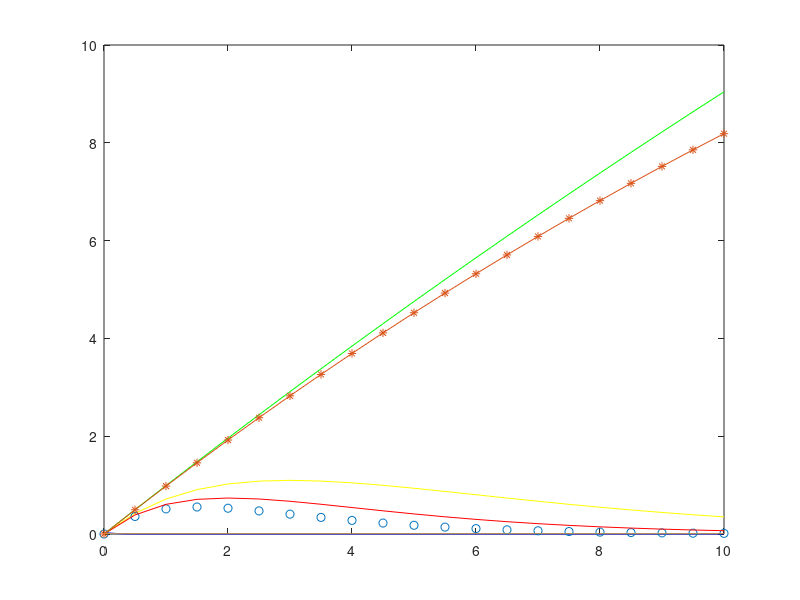

Write the MATLAB code that produced this figure.
Tg = 55; %us
M = 2; % 2 bands
Bc = 540; % chirp bandwidth: 540MHz
d = 1000; %m
c = 300; % m/us
fH = 10; % MHz
h= 12; %MHz/us
L = 200;
L0 = 15; % for UAFH
N = 450;
p0 = 0.033; % p0 for UAPC
p0_2 = 0.03; % p0 for UAFHPC
lambdaUARFDM = 1/d/2*M*Tg/(fH/h);
CUARFDMmax = lambdaUARFDM/exp(1);
lambdaUAFH5 = 1/d/2*Tg/(fH/h)/(1-(1-1/N)^5);
CUAFH5max = lambdaUAFH5/exp(1);
lambdaUAFH10 = 1/d/2*Tg/(fH/h)/(1-(1-1/N)^10);
CUAFH10max = lambdaUAFH10/exp(1);
lambdaUARFMDPC = 1/d/2*M*Tg/(fH/h)/p0;
CUARFDMPCmax = lambdaUARFMDPC/exp(1);
lambdaUAFHPC5 = 1/d/2*Tg/(fH/h)/p0_2/(1-(1-1/N)^5);
CUAFHPC5max = lambdaUAFHPC5/exp(1);
lambdaUAFHPC10 = 1/d/2*Tg/(fH/h)/p0_2/(1-(1-1/N)^10);
CUAFHPC10max = lambdaUAFHPC10/exp(1);
CUARFDM = [];
CUAFH5 = []; % number of targets = 5
CUAFH10 = []; % number of targets = 10
CUARFDMPC = [];
CUAFHPC5 = []; % number of targets = 5
CUAFHPC10 = []; % number of targets = 10
maxDensity = 10;
for lambda = 0:0.001:maxDensity
    CUARFDM = [CUARFDM, lambda * exp(-2*d*lambda*fH/h/Tg/M)];
end
for lambda = 0:0.5:maxDensity
    CUAFH5 = [CUAFH5, lambda * exp(-2*d*lambda*fH/h/Tg*(1-(1-1/N)^5))]; 
    CUAFH10 = [CUAFH10, lambda * exp(-2*d*lambda*fH/h/Tg*(1-(1-1/N)^10))]; 
    CUARFDMPC = [CUARFDMPC, lambda * exp(-2*d*lambda*fH/h/Tg/M*p0)];
    CUAFHPC5 = [CUAFHPC5, lambda * exp(-2*d*lambda*fH/h/Tg*p0_2*(1-(1-1/N)^5))];
    CUAFHPC10 = [CUAFHPC10, lambda * exp(-2*d*lambda*fH/h/Tg*p0_2*(1-(1-1/N)^10))];
end
plot([0:0.001:maxDensity], CUARFDM, 'b', [0:0.5:maxDensity], CUAFH5, 'y',[0:0.5:maxDensity], CUAFH10, 'o',[0:0.5:maxDensity], CUARFDMPC, 'r', [0:0.5:maxDensity], CUAFHPC5, 'g', [0:0.5:maxDensity], CUAFHPC10, '-*')
hold on
CchatMax = Bc/(fH + d/c*h)*M/(2*d);
Cchat = 0:0.001:CchatMax;
Cchat = [Cchat,CchatMax*ones(1,10000)];
plot([0:0.001:maxDensity],Cchat(1:10001))

%plot([0:0.5:10], CUA, 'b', [0:0.5:10], CUAFH, 'y', [0:0.5:10], CUAPC, '-o', [0:0.5:10], CUAFHPC, '-*');